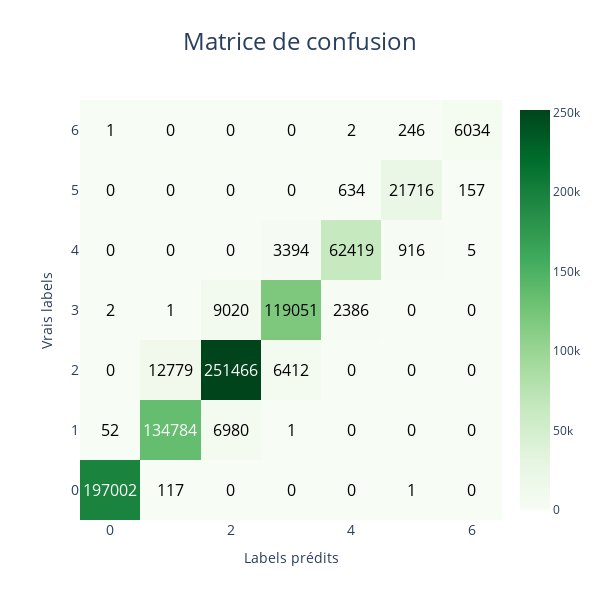

Write notebook code for a chart like this one.
### Code cell
viz.plot_confusion_matrix(y_test, rfc_pred, 'Greens')

### Figure 1 — Plotly figure (JSON) as saved in the notebook; plotly's stock layout.template omitted (floating-point values rounded to 4 significant figures)
{"data": [{"colorscale": [[0, "rgb(247,252,245)"], [0.125, "rgb(229,245,224)"], [0.25, "rgb(199,233,192)"], [0.375, "rgb(161,217,155)"], [0.5, "rgb(116,196,118)"], [0.625, "rgb(65,171,93)"], [0.75, "rgb(35,139,69)"], [0.875, "rgb(0,109,44)"], [1, "rgb(0,68,27)"]], "type": "heatmap", "x": [0, 1, 2, 3, 4, 5, 6], "y": [0, 1, 2, 3, 4, 5, 6], "z": [[197002, 117, 0, 0, 0, 1, 0], [52, 134784, 6980, 1, 0, 0, 0], [0, 12779, 251466, 6412, 0, 0, 0], [2, 1, 9020, 119051, 2386, 0, 0], [0, 0, 0, 3394, 62419, 916, 5], [0, 0, 0, 0, 634, 21716, 157], [1, 0, 0, 0, 2, 246, 6034]]}], "layout": {"annotations": [{"font": {"color": "white", "size": 16}, "showarrow": false, "text": "197002", "x": 0, "y": 0}, {"font": {"color": "black", "size": 16}, "showarrow": false, "text": "117", "x": 1, "y": 0}, {"font": {"color": "black", "size": 16}, "showarrow": false, "text": "0", "x": 2, "y": 0}, {"font": {"color": "black", "size": 16}, "showarrow": false, "text": "0", "x": 3, "y": 0}, {"font": {"color": "black", "size": 16}, "showarrow": false, "text": "0", "x": 4, "y": 0}, {"font": {"color": "black", "size": 16}, "showarrow": false, "text": "1", "x": 5, "y": 0}, {"font": {"color": "black", "size": 16}, "showarrow": false, "text": "0", "x": 6, "y": 0}, {"font": {"color": "black", "size": 16}, "showarrow": false, "text": "52", "x": 0, "y": 1}, {"font": {"color": "white", "size": 16}, "showarrow": false, "text": "134784", "x": 1, "y": 1}, {"font": {"color": "black", "size": 16}, "showarrow": false, "text": "6980", "x": 2, "y": 1}, {"font": {"color": "black", "size": 16}, "showarrow": false, "text": "1", "x": 3, "y": 1}, {"font": {"color": "black", "size": 16}, "showarrow": false, "text": "0", "x": 4, "y": 1}, {"font": {"color": "black", "size": 16}, "showarrow": false, "text": "0", "x": 5, "y": 1}, {"font": {"color": "black", "size": 16}, "showarrow": false, "text": "0", "x": 6, "y": 1}, {"font": {"color": "black", "size": 16}, "showarrow": false, "text": "0", "x": 0, "y": 2}, {"font": {"color": "black", "size": 16}, "showarrow": false, "text": "12779", "x": 1, "y": 2}, {"font": {"color": "white", "size": 16}, "showarrow": false, "text": "251466", "x": 2, "y": 2}, {"font": {"color": "black", "size": 16}, "showarrow": false, "text": "6412", "x": 3, "y": 2}, {"font": {"color": "black", "size": 16}, "showarrow": false, "text": "0", "x": 4, "y": 2}, {"font": {"color": "black", "size": 16}, "showarrow": false, "text": "0", "x": 5, "y": 2}, {"font": {"color": "black", "size": 16}, "showarrow": false, "text": "0", "x": 6, "y": 2}, {"font": {"color": "black", "size": 16}, "showarrow": false, "text": "2", "x": 0, "y": 3}, {"font": {"color": "black", "size": 16}, "showarrow": false, "text": "1", "x": 1, "y": 3}, {"font": {"color": "black", "size": 16}, "showarrow": false, "text": "9020", "x": 2, "y": 3}, {"font": {"color": "black", "size": 16}, "showarrow": false, "text": "119051", "x": 3, "y": 3}, {"font": {"color": "black", "size": 16}, "showarrow": false, "text": "2386", "x": 4, "y": 3}, {"font": {"color": "black", "size": 16}, "showarrow": false, "text": "0", "x": 5, "y": 3}, {"font": {"color": "black", "size": 16}, "showarrow": false, "text": "0", "x": 6, "y": 3}, {"font": {"color": "black", "size": 16}, "showarrow": false, "text": "0", "x": 0, "y": 4}, {"font": {"color": "black", "size": 16}, "showarrow": false, "text": "0", "x": 1, "y": 4}, {"font": {"color": "black", "size": 16}, "showarrow": false, "text": "0", "x": 2, "y": 4}, {"font": {"color": "black", "size": 16}, "showarrow": false, "text": "3394", "x": 3, "y": 4}, {"font": {"color": "black", "size": 16}, "showarrow": false, "text": "62419", "x": 4, "y": 4}, {"font": {"color": "black", "size": 16}, "showarrow": false, "text": "916", "x": 5, "y": 4}, {"font": {"color": "black", "size": 16}, "showarrow": false, "text": "5", "x": 6, "y": 4}, {"font": {"color": "black", "size": 16}, "showarrow": false, "text": "0", "x": 0, "y": 5}, {"font": {"color": "black", "size": 16}, "showarrow": false, "text": "0", "x": 1, "y": 5}, {"font": {"color": "black", "size": 16}, "showarrow": false, "text": "0", "x": 2, "y": 5}, {"font": {"color": "black", "size": 16}, "showarrow": false, "text": "0", "x": 3, "y": 5}, {"font": {"color": "black", "size": 16}, "showarrow": false, "text": "634", "x": 4, "y": 5}, {"font": {"color": "black", "size": 16}, "showarrow": false, "text": "21716", "x": 5, "y": 5}, {"font": {"color": "black", "size": 16}, "showarrow": false, "text": "157", "x": 6, "y": 5}, {"font": {"color": "black", "size": 16}, "showarrow": false, "text": "1", "x": 0, "y": 6}, {"font": {"color": "black", "size": 16}, "showarrow": false, "text": "0", "x": 1, "y": 6}, {"font": {"color": "black", "size": 16}, "showarrow": false, "text": "0", "x": 2, "y": 6}, {"font": {"color": "black", "size": 16}, "showarrow": false, "text": "0", "x": 3, "y": 6}, {"font": {"color": "black", "size": 16}, "showarrow": false, "text": "2", "x": 4, "y": 6}, {"font": {"color": "black", "size": 16}, "showarrow": false, "text": "246", "x": 5, "y": 6}, {"font": {"color": "black", "size": 16}, "showarrow": false, "text": "6034", "x": 6, "y": 6}], "autosize": false, "height": 600, "title": {"font": {"size": 24}, "text": "Matrice de confusion ", "x": 0.5}, "width": 600, "xaxis": {"tickfont": {"size": 14}, "title": {"text": "Labels prédits"}}, "yaxis": {"tickfont": {"size": 14}, "title": {"text": "Vrais labels"}}}}
